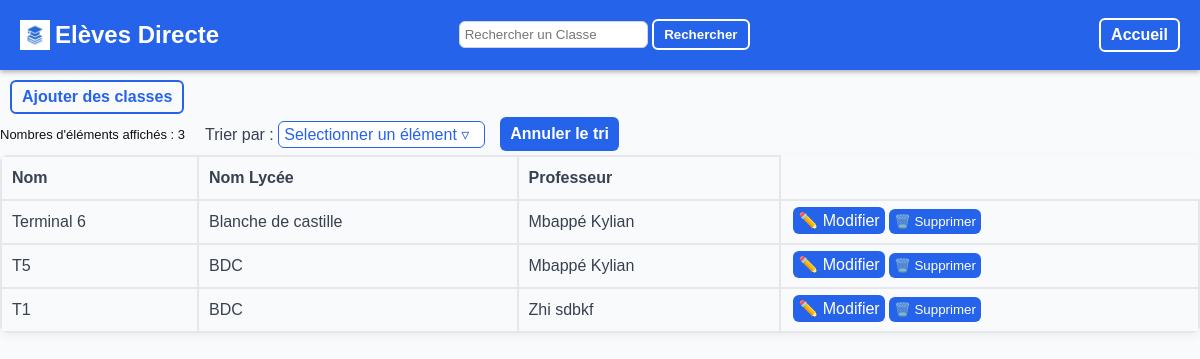
The page /classe/liste on the database its author committed.
### tables this page shows
CREATE TABLE Classe (
    Id INTEGER PRIMARY KEY AUTOINCREMENT,
    Nom TEXT NOT NULL,
    Nom_Lycee TEXT NOT NULL,
    Id_Professeur INTEGER NOT NULL, 
    FOREIGN KEY (Id_Professeur)
        REFERENCES Professeur(Id)
        ON DELETE CASCADE
        ON UPDATE CASCADE
    );

### Backend.py (the view, shortened to what this page needs)
@app.route('/classe/liste', methods=["POST","GET"])
def liste_classe():
    return render_template('liste.html', valeurs=remplacer_elements("Classe",execute_sql("SELECT * FROM Classe", ())), colonnes=colonnes_classe, infos= {"element" : "Classe","URL_ajout": "/classe/ajout", "ajout_boutton": "Ajouter des classes","URL_update": "/classe/update" })

### Backend.py (called while the page is built, shortened)
def execute_sql(commande, argument=()):
    conn = sqlite3.connect(DB_NAME)
    c = conn.cursor()
    c.execute(commande, argument)
    valeurs = c.fetchall()
    conn.commit()
    conn.close()
    return valeurs

def convert_en_dico(donnes):
    dico={}
    for i in donnes:
        dico[i[0]]=i
    return dico

def remplacer_elements(element, donnes):
    print(donnes)
    for i in donnes:
        d=donnes.pop(0)
        donnes.append(list(d))
    if element=="Matiere" or element=="Classe":
        profs=convert_en_dico(execute_sql("SELECT * FROM Professeur"))
        for i in donnes:
            i[3]=profs[i[3]][1]+" "+profs[i[3]][2]
    if element=="Eleve":
        classes=convert_en_dico(execute_sql("SELECT * FROM Classe"))
        for i in donnes:
            i[4]=classes[i[4]][1]
            i[3]=calculer_age(i[3])
    for i in donnes:
        d=donnes.pop(0)
        donnes.append(tuple(d))
    return donnes

### templates/liste.html (shortened to what this page needs)
<!DOCTYPE html>
<html lang="fr">
<head>
    <link rel="stylesheet" href="../static/styles.css">
</head>
<body>
    {% include "composants/topbar.html" %}
   <a class="back_button" href='{{infos["URL_ajout"]}}'>{{infos["ajout_boutton"]}}</a>
        <div class="haut_tableau">
            <p id="compteur_text" class="compteur">Nombres d'éléments affichés : <span id="compteur"></span></p>
            <div class="dropdown" id="dropdown">
                <label for="dropdown">Trier par : </label>
                <div class="dropdown-button" onclick="toggleMenu()">Selectionner un élément &#9663;
                </div>
            </div>
            <a href='{{infos["URL_actuelle"]}}' class="annuler-button">Annuler le tri</a>
        </div>
    <table>
        <tr>
        {% for c in colonnes %}
            <th>{{ c["titre"] }}</th>
        {% endfor %}
        </tr>
        {% for v in valeurs %}
        <tr>
            {% for c in colonnes %}
            <td>{{v[c["order"]]}}</td>
            {% endfor %}
            <td class="button_case">
                <form class="actions-buttons-form" method="POST">
                    <a href="{{ infos['URL_update']}}?id={{ v[0] }}">✏️ Modifier</a>
                    <button type="submit">🗑️ Supprimer</button>
                </form>
            </td>
        </tr>
        {% endfor %}
    </table>
</body>
</html>

### static/styles.css (style rules this page uses)
body { font-family: Arial, sans-serif; background-color: #f9fafb; color: #2563eb; margin: 0; }
table { width : 100%; box-shadow: 0 3px 10px rgba(0,0,0,0.05); border-collapse: collapse; border-radius: 8px; overflow: hidden; }
th, td { border: 2px solid #e5e7eb; overflow: hidden; text-align: left; color: #374151; padding: 12px 10px; }
label { color: #374151; }
.button_case { padding: 1px; gap: 10px; align-items: center; width:min-content; }
.button_case button { background-color: #2563eb; color : white; border: none; padding: 5px; border-radius: 6px; cursor: pointer; }
.button_case a { background-color: #2563eb; color : white; border: none; padding: 5px; border-radius: 6px; cursor: pointer; text-decoration: none; }
.back_button { display: inline-block; border: 2px solid #2563eb; border-radius: 6px; padding: 6px 10px; text-decoration: none; font-weight: bold; color: #2563eb; cursor: pointer; margin-top: 10px; margin-left: 10px; }
.actions-buttons-form { padding: 1px; gap: 10px; align-items: center; margin-left: 10px; }
.dropdown-button { display: inline-block; border: 1px solid #2563eb; border-radius: 6px; padding: 3px 5px; color: #2563eb; background-color: white; margin-right: 5px; cursor: pointer; width: 195px; }
.dropdown { position: relative; display: inline-block; margin-left: 20px; }
.compteur { color: #111; font-size: small; }
.haut_tableau { display: flex; align-items: center; margin: 0; }
.annuler-button { background-color: #2563eb; color : white; border: none; padding: 8px 10px; border-radius: 6px; cursor: pointer; font-weight: bold; cursor: pointer; text-decoration: none; margin-left: 10px ; }

### rows shown on the page
Classe: Nom "Terminal 6" "Blanche de castille" "Mbappé Kylian"
Classe: Nom "T5" "BDC" "Mbappé Kylian"
Classe: Nom "T1" "BDC" "Zhi sdbkf"

### other values the page prints
{{ infos["ajout_boutton"] }} "Ajouter des classes"
{{ c["titre"] }} "Nom" "Nom Lycée" "Professeur"
